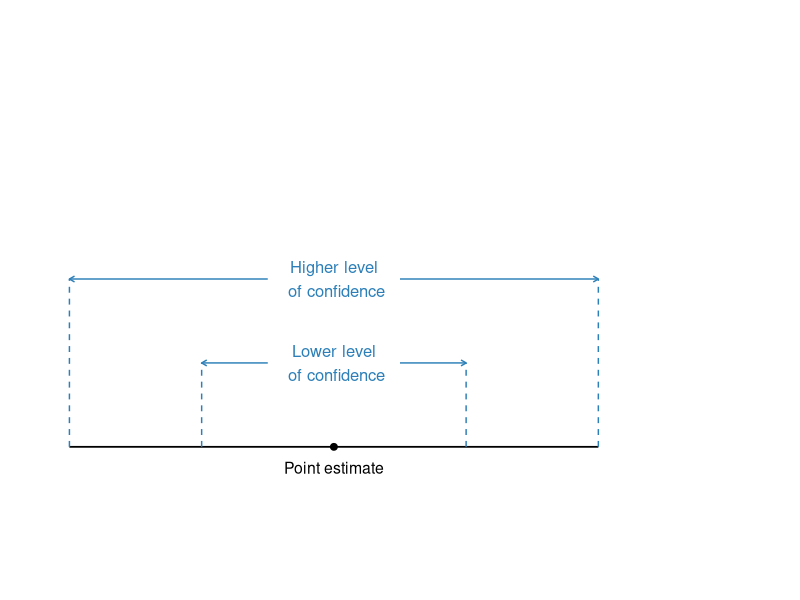

This chart was generated by the following R code:
## ---- chunk 1
#| echo: false
#| fig-align: "center"
#| fig-alt: "Wider intervals correspond to higher confidence"
#| out-width: "180%"
#| dev.args: {bg: "transparent"}

library(ggplot2)
library(tibble)
library(grid)  # for arrow()

# --- positions along the number line (illustrative only) ---
x_outer_low  <- 0   # wider interval, lower bound
x_inner_low  <- 2   # narrower interval, lower bound
x_point_est  <- 4   # point estimate
x_inner_high <- 6   # narrower interval, upper bound
x_outer_high <- 8   # wider interval, upper bound

line_color <- "#2c7fb8"  # swap for UWF Heritage Blue (#005EA6) if you like

# height of the dashed connector lines for each interval
y_lower  <- 0.4   # narrower / lower-confidence interval
y_higher <- 0.8   # wider / higher-confidence interval -- kept well above y_lower
                   # so its label doesn't crowd "Lower level of confidence"

label_pad <- 0.15  # gap between top of dashed line and its label
arrow_inset <- 1  # gap between the label and where each arrow starts

ggplot() +
  # main number line
  geom_segment(aes(x = 0, xend = 8, y = 0, yend = 0), linewidth = 0.6) +
  # point estimate dot + label
  annotate("point", x = x_point_est, y = 0, size = 2) +
  annotate("text", x = x_point_est, y = -0.1, label = "Point estimate", size = 4) +
  # lower-confidence dashed connectors + label
  annotate("segment", x = x_inner_low,  xend = x_inner_low,
           y = 0, yend = y_lower, color = line_color, linetype = "dashed") +
  annotate("segment", x = x_inner_high, xend = x_inner_high,
           y = 0, yend = y_lower, color = line_color, linetype = "dashed") +
  annotate("text", x = (x_inner_low + x_inner_high) / 2, y = y_lower,
           label = "Lower level\n of confidence", color = line_color, size = 4.2) +
  annotate("segment",
           x = (x_inner_low + x_inner_high) / 2 - arrow_inset, xend = x_inner_low,
           y = y_lower, yend = y_lower,
           color = line_color, linewidth = 0.5,
           arrow = arrow(length = unit(0.15, "cm"))) +
  annotate("segment",
           x = (x_inner_low + x_inner_high) / 2 + arrow_inset, xend = x_inner_high,
           y = y_lower, yend = y_lower,
           color = line_color, linewidth = 0.5,
           arrow = arrow(length = unit(0.15, "cm"))) +
  # higher-confidence dashed connectors + label
  annotate("segment", x = x_outer_low,  xend = x_outer_low,
           y = 0, yend = y_higher, color = line_color, linetype = "dashed") +
  annotate("segment", x = x_outer_high, xend = x_outer_high,
           y = 0, yend = y_higher, color = line_color, linetype = "dashed") +
  annotate("text", x = (x_outer_low + x_outer_high) / 2, y = y_higher,
           label = "Higher level\n of confidence", color = line_color, size = 4.2) +
  annotate("segment",
           x = (x_outer_low + x_outer_high) / 2 - arrow_inset, xend = x_outer_low,
           y = y_higher, yend = y_higher,
           color = line_color, linewidth = 0.5,
           arrow = arrow(length = unit(0.15, "cm"))) +
  annotate("segment",
           x = (x_outer_low + x_outer_high) / 2 + arrow_inset, xend = x_outer_high,
           y = y_higher, yend = y_higher,
           color = line_color, linewidth = 0.5,
           arrow = arrow(length = unit(0.15, "cm"))) +
  coord_cartesian(xlim = c(-0.5, 10.5), ylim = c(-0.6, 2.0), clip = "off") +
  theme_void()
